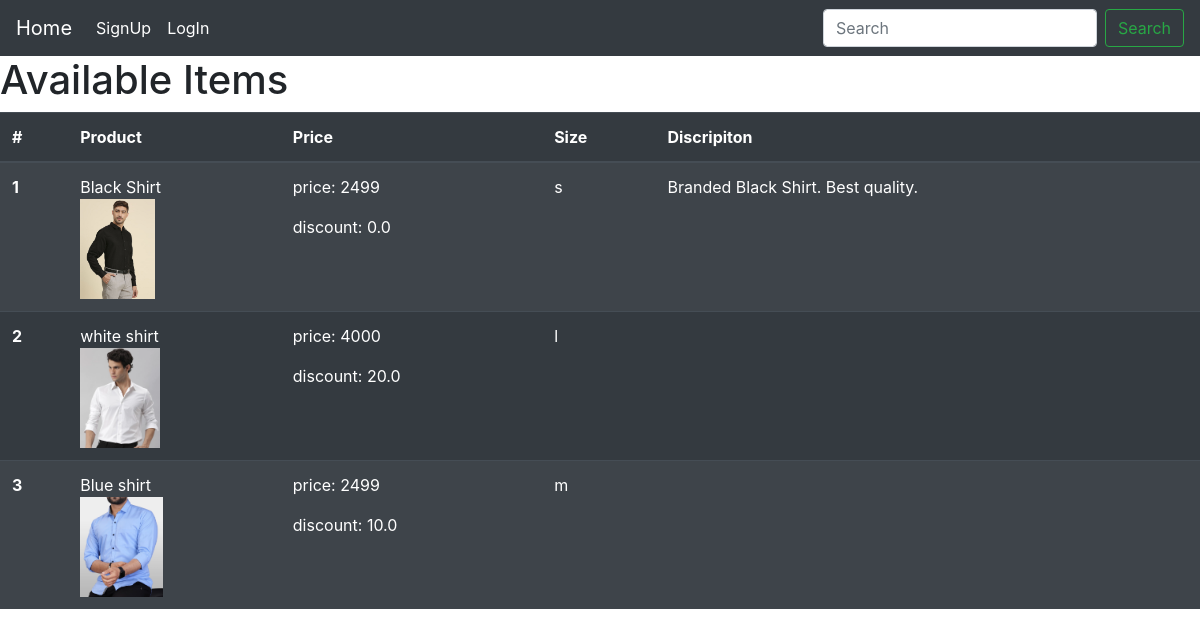
The page / on the database its author committed.
### shopping/models.py (models this page shows)
class Items(models.Model):
    name = models.CharField(max_length=50)
    image = models.ImageField(default="default.png")
    price = models.IntegerField()
    discount = models.FloatField()
    sizes = {
        "xs": "extra small",
        "s": "small",
        "m": "medium",
        "l": "large",
        "xl": "extra large",
    }
    size = models.CharField(choices=sizes, max_length=2, default="m")
    discription = models.TextField(null=True, blank=True)

### shopping/views.py (the view)
# urls.py: path("", home_page, name="home_page"),
def home_page(request):
    items = Items.objects.all()
    return render(request, "shopping/home.html", {"items": items})

### shopping/templates/shopping/home.html (shortened to what this page needs)
{% extends "base.html" %}
{% block content %}
<h1>Available Items</h1>
<table class="table table-striped table-dark">
  <thead>
    <tr>
      <th scope="col">#</th>
      <th scope="col">Product</th>
      <th scope="col">Price</th>
      <th scope="col">Size</th>
      <th scope="col">Discripiton</th>
    </tr>
  </thead>
  <tbody>
    {% for item in items %}
    <tr>
      <th scope="row">{{forloop.counter}}</th>
      <td>
        {{ item.name }} <br />
        <img src="/media/{{ item.image }}/" style="height: 100px" />
      </td>
      <td>
        <p>price: {{ item.price }}</p>
        <p>discount: {{ item.discount }}</p>
      </td>
      <td>{{ item.size }}</td>
      <td>{{ item.discription }}</td>
    </tr>
    {% endfor %}
  </tbody>
</table>
{% endblock content %}

### rows shown on the page
Items: name "Black Shirt", image (picture), price "2499", discount "0.0", size "s", discription "Branded Black Shirt. Best quality."
Items: name "white shirt", image (picture), price "4000", discount "20.0", size "l"
Items: name "Blue shirt", image (picture), price "2499", discount "10.0", size "m"
